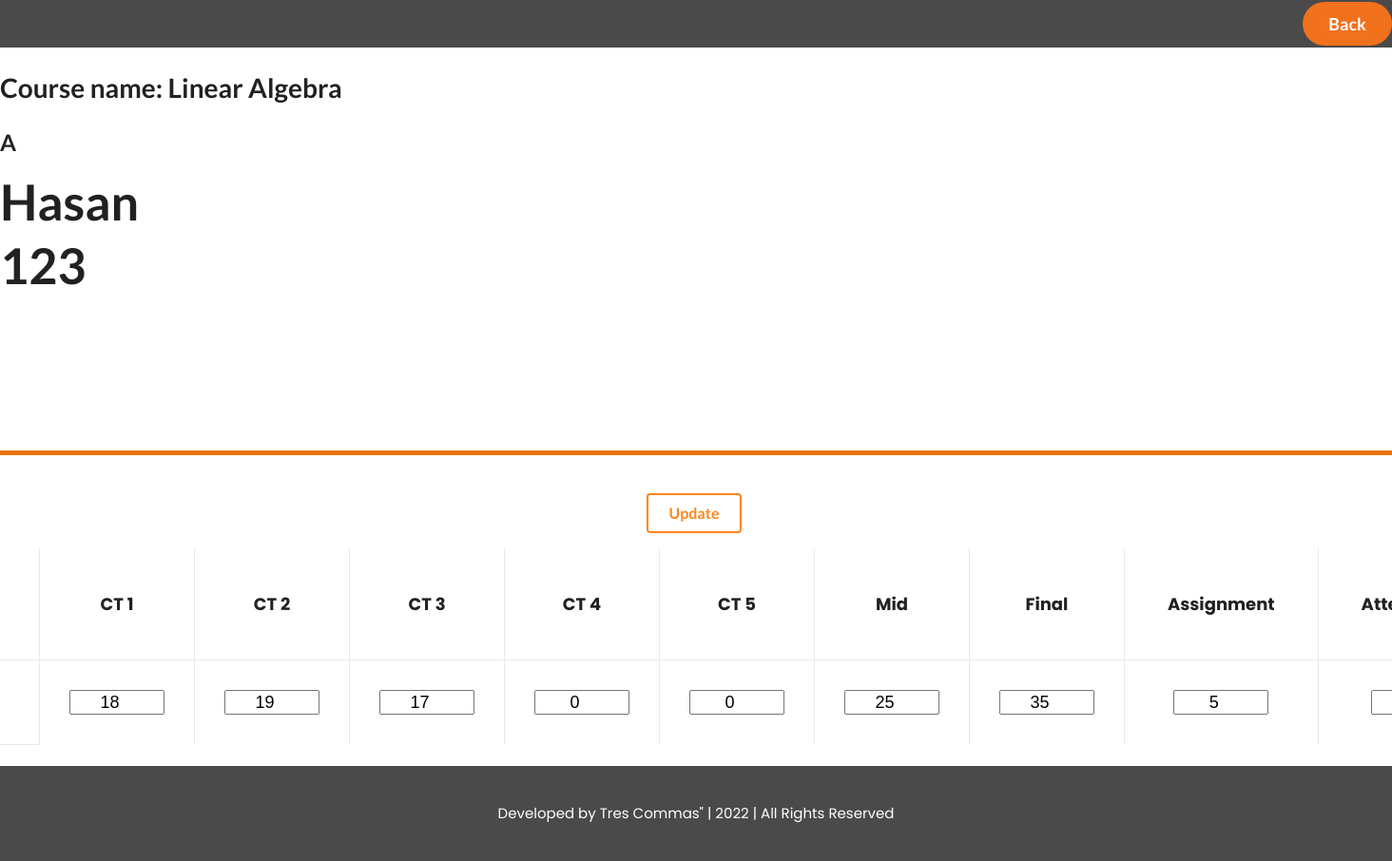
Screenshot of /stlist.php?cn=Linear Algebra (signed in) with the database file from the repository.
### tables this page shows
CREATE TABLE `t_course` (
  `c_name` varchar(255) NOT NULL,
  `section` varchar(1) NOT NULL,
  `teacher_id` int(9) NOT NULL
);

CREATE TABLE `marks` (
  `student_id` int(9) NOT NULL,
  `s_name` varchar(255) NOT NULL,
  `teacher_id` int(15) NOT NULL,
  `c_name` varchar(255) NOT NULL,
  `ct1` int(2) DEFAULT NULL,
  `ct2` int(2) DEFAULT NULL,
  `ct3` int(2) DEFAULT NULL,
  `ct4` int(2) DEFAULT NULL,
  `ct5` int(2) DEFAULT NULL,
  `mid` int(2) DEFAULT NULL,
  `final` int(2) DEFAULT NULL,
  `assignment` int(2) DEFAULT NULL,
  `attendance` int(2) DEFAULT NULL,
  `section` varchar(1) NOT NULL
);

### stlist.php (the view, shortened to what this page needs)
<?php
    include "db_connect.php";
    $cname=$_GET['cn'];
    $id=$_SESSION['teacher_id'];
    $sql="SELECT section, c_name FROM t_course WHERE teacher_id = '$id' AND c_name = '$cname'";
    $result=mysqli_query($conn,$sql);
    $row=mysqli_fetch_assoc($result);
    $tsec=$row['section'];
    $sql3 = "SELECT * FROM marks WHERE c_name = '$cname' AND section = '$tsec'";
    $result3 = mysqli_query($conn, $sql3);
?>
<!DOCTYPE html>
<html lang="en">
<head>
    <link rel="stylesheet" href="stlist.css">
    <link rel="stylesheet" href="fonts.css">
    <link rel="stylesheet" href="https://cdnjs.cloudflare.com/ajax/libs/semantic-ui/2.4.1/semantic.min.css">
</head>
<body>
    <div class="layout">
        <div class="layoutc1">
        </div>
        <div class="layoutc2">
            <button class="ui orange button huge" id="buttonbox" onclick="window.location.href = 'tlogin.php'">Back</button>
        </div>
    </div>
    <h1><?php echo "Course name: $cname";?></h1>
    <h2><?php echo $tsec; ?></h2>
    <div class="hmid_top">
        <div class="hmid_top-l">
            <h1 class="welcome1">
                <?php
                echo $_SESSION['t_name'];
                ?><br>
                <?php
                echo $_SESSION['teacher_id'];
                ?></st></span>
            </h1>
        </div>
    </div>
    <div class="mid">
        <br>
        <br>
    <table class="ui very basic collapsing celled table">
        <th>
            <tr>
                <th id="tablebox">Student</th>
                <th id="tablebox">CT 1</th>
                <th id="tablebox">CT 2</th>
                <th id="tablebox">CT 3</th>
                <th id="tablebox">CT 4</th>
                <th id="tablebox">CT 5</th>
                <th id="tablebox">Mid</th>
                <th id="tablebox">Final</th>
                <th id="tablebox">Assignment </th>
                <th id="tablebox">Attendance</th>
            </tr>
        </th>
        <tbody>
    <?php
		while ($row3 = mysqli_fetch_array($result3)) {
	?>
        <form action="stlistworks.php" method="POST" enctype="multipart/form-data">
		<tr>
            <td>
            <div id="l1">
            </div>
            <div id="l1">
            </div>
            </td>
            <td>
                <div id="l1">
                    <input type="number" class="form-control" id="inputs" name="ct1" value="<?php echo "{$row3['ct1']}";?>">
                </div>
            </td>
            <td>
                <div id="l1">
                    <input type="number" class="form-control" id="inputs" name="ct2" value="<?php echo "{$row3['ct2']}";?>">
                </div>
            </td>
            <td>
                <div id="l1">
                    <input type="number" class="form-control" id="inputs" name="ct3" value="<?php echo "{$row3['ct3']}";?>">
                </div>
            </td>
            <td>
                <div id="l1">
                    <input type="number" class="form-control" id="inputs" name="ct4" value="<?php echo "{$row3['ct4']}";?>">
                </div>
            </td>
            <td>
                <div id="l1">
                    <input type="number" class="form-control" id="inputs" name="ct5" value="<?php echo "{$row3['ct5']}";?>">
                </div>
            </td>
            <td>
                <div id="l1">
                    <input type="number" class="form-control" id="inputs" name="mid" value="<?php echo "{$row3['mid']}";?>">
                </div>
            </td>
            <td>
                <div id="l1">
                    <input type="number" class="form-control" id="inputs" name="final" value="<?php echo "{$row3['final']}";?>">
                </div>
            </td>
            <td>
                <div id="l1">
                    <input type="number" class="form-control" id="inputs" name="assignment" value="<?php echo "{$row3['assignment']}";?>">
                </div>
            </td>
            <td>
                <div id="l1">
                    <input type="number" class="form-control" id="inputs" name="attendance" value="<?php echo "{$row3['attendance']}";?>">
                </div>
            </td>
		</tr>
        <td>
        </td>
			<?php
        };
			?>
            <button type="submit" name ="update" class="ui inverted orange button large" id="buttonedit" href="stlist.php">Update</button>
            </form>
        </tbody>
    </table>
</div>
<footer class="footer">
    <span id="fspan1">Developed by </span><span id="fspan2">Tres Commas"</span> | 2022 | <span id="fspan1">All Rights Reserved</span>
</footer>
</body>
</html>

### stlist.css (style rules this page uses)
.mid { display: flex; flex-direction: column; justify-content: center; align-items: center; width:100%; flex-grow: 1; }
.layout { width:100%; height:50px; display:flex; flex-direction: row; background-color: #4A4A4A; }
.layoutc1 { display: flex; flex-grow: 2; }
.layoutc2 { display: flex; }
#buttonbox { border-radius: 25px; width: 100%; margin: auto; font-size: 18px; }
.hmid_top { display: flex; width:100%; height:300px; display: flex; flex-direction: row; border-bottom: 5px solid rgb(233, 117, 9); }
.welcome1 { font-size:52px; }
tr { text-align: center; }
#tablebox { padding: 45px; font-size: 18; }
#l1 { font-size: 18; font-family: 'Poppins', sans-serif; font-weight: bold; color: rgb(233, 117, 9); }
#inputs { margin: 20px; width: 100px; text-align: center; }
.footer { color:#fff; font-size: 15px; text-align: center; width:100%; height:100px; padding-top: 40px; background-color: #4A4A4A; }

### rows the page displays
t_course: section "A"
marks: ct1 "18", ct2 "19", ct3 "17", ct4 "0", ct5 "0", mid "25", final "35", assignment "5", attendance "5"

### other values shown
$cname "Linear Algebra"
$_SESSION['t_name'] "Hasan"
$_SESSION['teacher_id'] "123"
